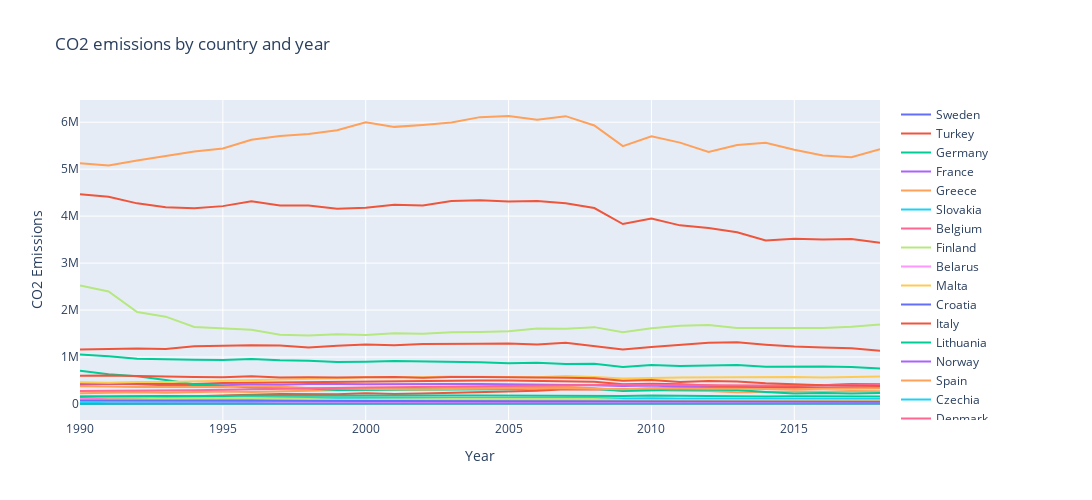

Notebook code cell kept with this figure:
### Code cell
fig = go.Figure()
for country in CO2_countries:
    country_data = CO2_df[CO2_df["Country or Area"] == country] 
    fig.add_trace(go.Scatter(x = country_data["Year"], y = country_data["Value"], mode = "lines", name = country))

fig.update_layout(autosize=False,
    width=1500,
    height=500,
    title = "CO2 emissions by country and year", 
    xaxis_title = "Year", 
    yaxis_title = "CO2 Emissions")


fig.show()
